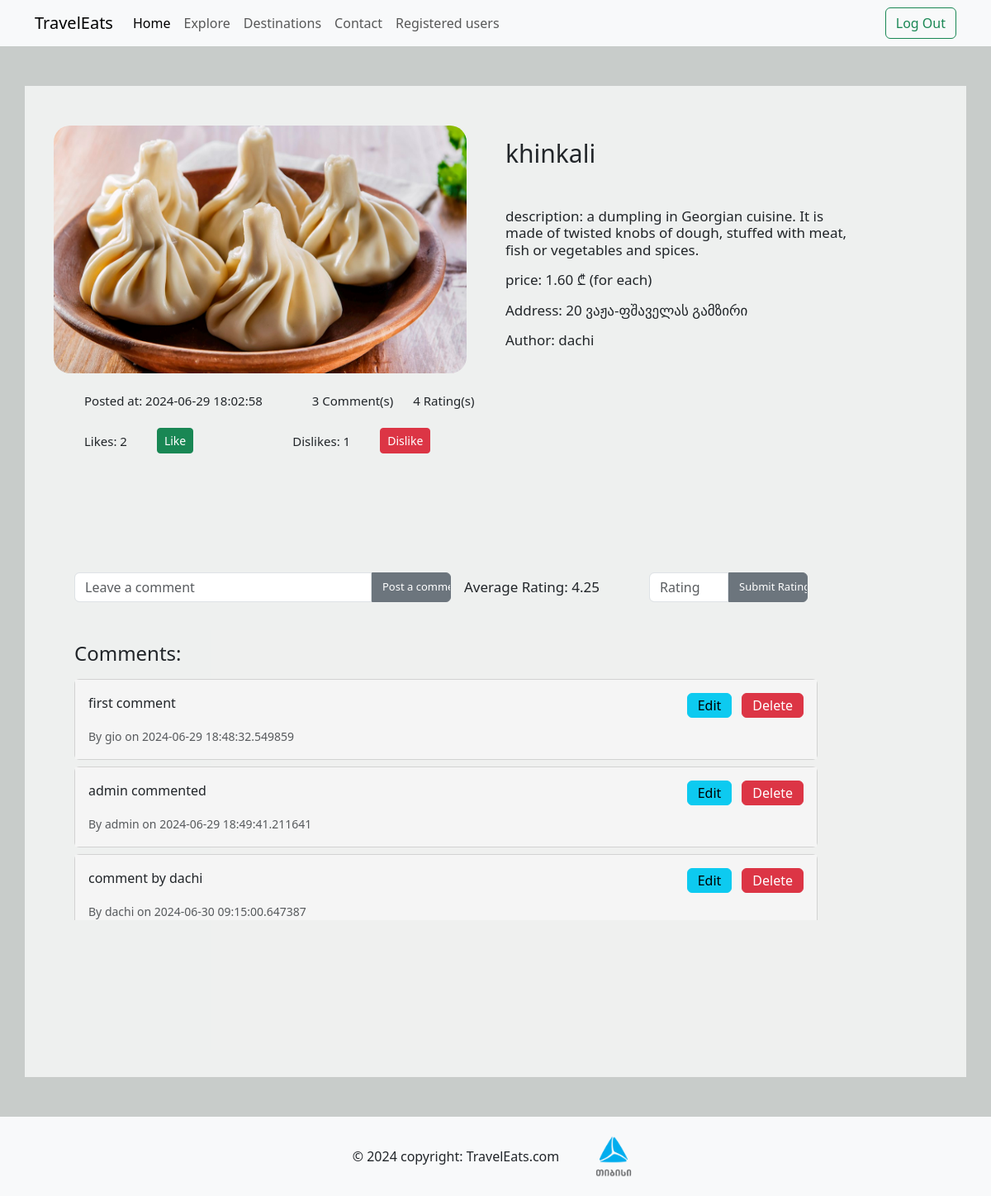
The page /product/1 (signed in) on the database its author committed.
### model.py (models this page shows)
class NewProduct(db.Model):
    __tablename__ = "newproducts"
    id = db.Column(db.Integer(), primary_key=True )
    name = db.Column(db.String())
    price = db.Column(db.Integer())
    image_path = db.Column(db.String())
    description = db.Column(db.String())
    country = db.Column(db.String())
    address = db.Column(db.String())
    author = db.Column(db.String())
    created_at = db.Column(db.DateTime, default=datetime.utcnow)

class Comment(db.Model):
    __tablename__ = "comments"
    id = db.Column(db.Integer(), primary_key=True)
    product_id = db.Column(db.Integer(), nullable=False)
    comment = db.Column(db.Integer, nullable=False)
    author = db.Column(db.String())
    created_at = db.Column(db.DateTime, default=datetime.utcnow)

### routes.py (the view)
@app.route("/product/<int:product_id>", methods=["GET", "POST"])
@login_required
def product(product_id):
    product = NewProduct.query.get(product_id)
    form = RatingForm()
    comment_form = CommentForm()
    if form.validate_on_submit():
        rating = Rating(product_id=product.id, rating=form.rating.data)
        db.session.add(rating)
        db.session.commit()
        return redirect(f"/product/{product.id}")
    if comment_form.validate_on_submit():
        comment = Comment(product_id=product.id, comment=comment_form.comment.data, author = current_user.username)
        db.session.add(comment)
        db.session.commit()
        return redirect(f"/product/{product.id}")
    avg_rating = db.session.query(func.avg(Rating.rating)).filter(Rating.product_id == product_id).scalar()
    avg_rating = round(avg_rating, 2) if avg_rating else 'N/A'
    comments = Comment.query.filter_by(product_id=product_id).all()
    comment_count = Comment.query.filter_by(product_id=product_id).count()
    rating_count = Rating.query.filter_by(product_id=product_id).count()
    like_count = Like.query.filter_by(product_id=product_id).count()
    dislike_count = Dislike.query.filter_by(product_id=product_id).count()
    formatted_created_at = product.created_at.strftime('%Y-%m-%d %H:%M:%S')
    return render_template("product.html", product=product, form=form, avg_rating=avg_rating, comment_form=comment_form, comments = comments, comment_count = comment_count, rating_count = rating_count, formatted_created_at=formatted_created_at, like_count=like_count, dislike_count=dislike_count)

### form.py
class RatingForm(FlaskForm):
    rating = IntegerField('Rating', validators=[DataRequired(), NumberRange(min=1, max=5)])
    submit = SubmitField('Submit Rating')

class CommentForm(FlaskForm):
    comment = StringField("Leave a comment", validators=[DataRequired()])
    submit = SubmitField('Post a comment')

### model.py (called while the page is built)
@login_manager.user_loader
def load_user(user_id):
    return User.query.get(user_id)

### templates/product.html (shortened to what this page needs)
{% extends "base.html" %}
{% block content %}
<div class="container-sm" style=" height:150vh; background-color:rgba(255, 255, 255, 0.7)">
    <div class="row text-center pt-5">
        <div class="col">
            <img src="/static/{{product['image_path']}}" style="width:500px; height:300px; border-radius:20px;" >
            <div style="display:flex; flex-direction:row; margin-left:5vw; margin-top:2vw;">
                <h4 class="count"> Posted at: {{ formatted_created_at }}</h4>
                <h4 class="count" style="margin-left:5vw;">{{ comment_count }} Comment(s)</h4>
                <h4 class="count" style="margin-left:2vw;">{{ rating_count }} Rating(s)</h4>
            </div>
            <div style="display:flex; flex-direction:row; margin-left:5vw; margin-top:2vw; align-items:center;">
                <h4 class="count"  style="margin-right:3vw;">Likes: {{ like_count }}</h4>
                <form action="/like/{{ product.id }}" method="POST" style="display:inline;">
                    <button type="submit" class="btn btn-success btn-sm">Like</button>
                </form>
                <h4 class="count" style="margin-left:10vw; margin-right:3vw;">Dislikes: {{ dislike_count }}</h4>
                <form action="/dislike/{{ product.id }}" method="POST" style="display:inline;">
                    <button type="submit" class="btn btn-danger btn-sm">Dislike</button>
                </form>
            </div>
        </div>
        <div class="col">
            <h4 class="mt-3" style=" font-size:30px; text-align:left;">{{product['name']}}</h4>
            <h4 class="mt-5 about_product normal "  style="text-align:start; width:35vw;"> description: {{product['description']}}</h4>
            <h4 class="mt-3 about_product normal"  > price: {{product['price']}}</h4>
            <h4 class="mt-3 about_product normal"  > Address: {{product['address']}}</h4>
            <h4 class=" mt-3 about_product normal" > Author: {{product['author']}}</h4>
        </div>
    </div>
    <div class="row mt-4">
        <div class="col">
            <div style="display:flex; flex-direction:row; margin-left:4vw; width:74vw; justify-content:space-between;">
                <form action="/product/{{ product.id }}" method="POST"
                      style=" margin-top:10vw; display:flex; flex-direction:row; align-items:center;">
                    {{ comment_form.comment(class="form-control", style="width:30vw; height:3vw;
                    border-top-right-radius:0;
                    border-bottom-right-radius:0;", placeholder=comment_form.comment.label.text) }}
                    {{ comment_form.submit(class="btn btn-secondary", style="width:8vw; height:3vw; font-size:13px;
                    border-top-left-radius:0; border-bottom-left-radius:0;") }}
                </form>
                <form action="/product/{{ product.id }}" method="POST"
                      style="display:flex; flex-direction:row; align-items:end">
                    <h5 style="font-size:17px; margin-right:5vw;">Average Rating: {{
                        avg_rating }}</h5>
                        {{ form.rating(class="form-control", style="width:8vw; height:3vw;
                        border-top-right-radius:0; border-bottom-right-radius:0;",
                        placeholder=form.rating.label.text) }}
                        {{ form.submit(class="btn btn-secondary", style="width:8vw; height:3vw; font-size:13px;
                        border-top-left-radius:0; border-bottom-left-radius:0;") }}
                </form>
            </div>
            <div class="row mt-5" style="width:75vw; margin-left:4vw;">
                <div class="col" style="padding:0;">
                    <h4>Comments:</h4>
                    <div style="height:25vw; overflow-y:auto">
                        {% for comment in comments %}
                        <div class="card mt-2" style="display:flex; flex-direction:row;">
                            <div class="card-body">
                                <p class="card-text">{{ comment.comment }}</p>
                                <p class="card-text"><small class="text-muted">By {{ comment.author }} on {{
                                    comment.created_at }}</small></p>
                            </div>
                            {% if current_user.username == comment.author or current_user.role == "admin" %}
                            <div class="card-body" style="display:flex; justify-content:right;">
                                <a class="btn btn-info" href="/edit_comment/{{ comment['id'] }}" style="height:2.5vw; display:flex; align-items:center;">Edit</a>
                                <a class="btn btn-danger" href="/delete_comment/{{ comment['id'] }}" style="height:2.5vw; display:flex; align-items:center; margin-left:1vw;">Delete</a>
                            </div>
                            {% endif %}
                        </div>
                        {% endfor %}
                    </div>
                </div>
            </div>
        </div>
    </div>
</div>
{% endblock %}

### static/styles.css (style rules this page uses)
.card-body { background-color:#F5F5F5 }
.about_product { display:flex; justify-content:left; }
.normal { font-weight:normal; font-size:17px; }
.count { font-weight:normal; font-size:15px; margin-bottom:0; }

### rows shown on the page
NewProduct: image_path (picture), name "khinkali", description "a dumpling in Georgian cuisine. It is made of twisted knobs of dough, stuffed with meat, fish or vegetables and spices.", price "1.60 ₾ (for each)", address "20 ვაჟა-ფშაველას გამზირი", author "dachi"
Comment: comment "first comment", author "gio", created_at "2024-06-29 18:48:32.549859"
Comment: comment "admin commented", author "admin", created_at "2024-06-29 18:49:41.211641", {{ comment['id'] }} 2 (drawn)
Comment: comment "comment by dachi", author "dachi", created_at "2024-06-30 09:15:00.647387"

### other values the page prints
{{ comment_count }} "3"
{{ rating_count }} "4"
{{ like_count }} "2"
{{ dislike_count }} "1"
{{ avg_rating }} "4.25"
